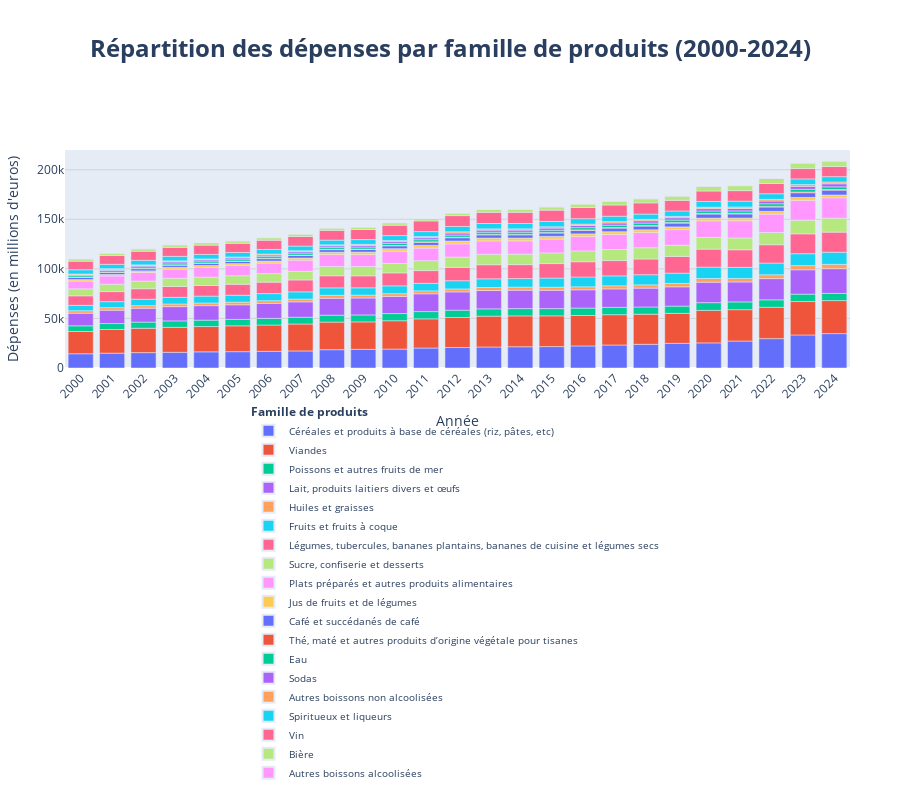

The notebook cell this image was saved under:
### Code cell
# 1. Préparation des données
# Fonction pour nettoyer les nombres
def clean_number(x):
    if isinstance(x, str):
        # Remplacer les espaces insécables et les espaces normaux, puis la virgule par un point
        return float(x.replace('\u202f', '').replace(' ', '').replace(',', '.'))
    return float(x)

# Nettoyage des colonnes numériques
for col in conso_men.columns[1:]:  # Toutes les colonnes sauf la première
    conso_men[col] = conso_men[col].apply(clean_number)

# 2. Création d'un graphique à barres empilées
import plotly.express as px

# Transformer les données pour le format long
df_melted = conso_men.melt(
    id_vars=['Famille de produits'], 
    var_name='Année', 
    value_name='Dépenses'
)

# Création du graphique à barres empilées
fig = px.bar(
    df_melted, 
    x='Année', 
    y='Dépenses', 
    color='Famille de produits',
    title='<b>Répartition des dépenses par famille de produits (2000-2024)</b>',
    labels={'Dépenses': 'Dépenses (en millions d\'euros)'},
    height=800,  # Hauteur augmentée pour accommoder la légende en bas
    width=900   # Largeur augmentée
)

# Améliorer la lisibilité
fig.update_layout(
    xaxis_tickangle=-45,
    legend_title_text='<b>Famille de produits</b>',
    legend=dict(
        orientation="v",  # Légende verticale
        yanchor="top",    # Ancrage en haut
        y=-0.15,          # Position sous le graphique (valeur négative pour descendre)
        xanchor="center", # Centrage horizontal
        x=0.5,            # Position horizontale centrée
        font=dict(size=10),  # Taille de police de la légende
        itemsizing='constant',  # Taille constante des symboles
        itemwidth=30,      # Largeur des items de légende
        traceorder='normal'  # Ordre normal des éléments
    ),
    title=dict(
        y=0.95,          # Position verticale du titre (0-1)
        x=0.5,           # Position horizontale centrée
        xanchor='center', # Ancrage du titre
        yanchor='top'    # Ancrage en haut
    ),
    title_font_size=24,  # Taille du titre augmentée
    font=dict(size=11),  # Taille de police générale
    margin=dict(l=50, r=50, t=150, b=250),  # Marge inférieure augmentée pour la légende
    xaxis=dict(
        title_font=dict(size=14),  # Taille du titre de l'axe X
        tickfont=dict(size=12)     # Taille des étiquettes de l'axe X
    ),
    yaxis=dict(
        title_font=dict(size=14),  # Taille du titre de l'axe Y
        tickfont=dict(size=12)     # Taille des étiquettes de l'axe Y
    )
)

# Désactiver l'affichage des valeurs sur les barres
fig.update_traces(
    texttemplate='',  # Pas de texte sur les barres
    textposition='none'
)

# Ajuster l'espacement entre les barres
fig.update_layout(bargap=0.2)

# Afficher la grille pour une meilleure lisibilité
fig.update_yaxes(showgrid=True, gridwidth=1, gridcolor='LightGrey')

fig.show()

### Figure 1 — Plotly figure (JSON) as saved in the notebook; plotly's stock layout.template omitted (floating-point values rounded to 4 significant figures)
{"data": [{"hovertemplate": "Famille de produits=Céréales et produits à base de céréales (riz, pâtes, etc)<br>Année=%{x}<br>Dépenses (en millions d'euros)=%{y}<extra></extra>", "legendgroup": "Céréales et produits à base de céréales (riz, pâtes, etc)", "marker": {"color": "#636efa", "pattern": {"shape": ""}}, "name": "Céréales et produits à base de céréales (riz, pâtes, etc)", "orientation": "v", "showlegend": true, "textposition": "none", "texttemplate": "", "type": "bar", "x": ["2000", "2001", "2002", "2003", "2004", "2005", "2006", "2007", "2008", "2009", "2010", "2011", "2012", "2013", "2014", "2015", "2016", "2017", "2018", "2019", "2020", "2021", "2022", "2023", "2024"], "xaxis": "x", "y": [14370.0, 14980.0, 15510.0, 15840.0, 16300.0, 16480.0, 16810.0, 17210.0, 18480.0, 18820.0, 19080.0, 20150.0, 20670.0, 21180.0, 21440.0, 21600.0, 22240.0, 23190.0, 23890.0, 24870.0, 25310.0, 27200.0, 29620.0, 33310.0, 34690.0], "yaxis": "y"}, {"hovertemplate": "Famille de produits=Viandes<br>Année=%{x}<br>Dépenses (en millions d'euros)=%{y}<extra></extra>", "legendgroup": "Viandes", "marker": {"color": "#EF553B", "pattern": {"shape": ""}}, "name": "Viandes", "orientation": "v", "showlegend": true, "textposition": "none", "texttemplate": "", "type": "bar", "x": ["2000", "2001", "2002", "2003", "2004", "2005", "2006", "2007", "2008", "2009", "2010", "2011", "2012", "2013", "2014", "2015", "2016", "2017", "2018", "2019", "2020", "2021", "2022", "2023", "2024"], "xaxis": "x", "y": [22460.0, 23870.0, 24600.0, 25180.0, 25510.0, 26060.0, 26550.0, 27160.0, 27830.0, 27690.0, 28610.0, 29450.0, 30300.0, 31100.0, 31110.0, 30990.0, 30720.0, 30570.0, 30390.0, 30260.0, 32810.0, 31620.0, 31630.0, 33720.0, 33310.0], "yaxis": "y"}, {"hovertemplate": "Famille de produits=Poissons et autres fruits de mer <br>Année=%{x}<br>Dépenses (en millions d'euros)=%{y}<extra></extra>", "legendgroup": "Poissons et autres fruits de mer ", "marker": {"color": "#00cc96", "pattern": {"shape": ""}}, "name": "Poissons et autres fruits de mer ", "orientation": "v", "showlegend": true, "textposition": "none", "texttemplate": "", "type": "bar", "x": ["2000", "2001", "2002", "2003", "2004", "2005", "2006", "2007", "2008", "2009", "2010", "2011", "2012", "2013", "2014", "2015", "2016", "2017", "2018", "2019", "2020", "2021", "2022", "2023", "2024"], "xaxis": "x", "y": [5742.0, 6009.0, 6216.0, 6488.0, 6472.0, 6459.0, 6713.0, 6863.0, 6944.0, 7027.0, 7255.0, 7317.0, 7346.0, 7362.0, 7337.0, 7307.0, 7485.0, 7408.0, 7271.0, 7309.0, 7783.0, 7837.0, 7513.0, 7502.0, 7301.0], "yaxis": "y"}, {"hovertemplate": "Famille de produits=Lait, produits laitiers divers et œufs <br>Année=%{x}<br>Dépenses (en millions d'euros)=%{y}<extra></extra>", "legendgroup": "Lait, produits laitiers divers et œufs ", "marker": {"color": "#ab63fa", "pattern": {"shape": ""}}, "name": "Lait, produits laitiers divers et œufs ", "orientation": "v", "showlegend": true, "textposition": "none", "texttemplate": "", "type": "bar", "x": ["2000", "2001", "2002", "2003", "2004", "2005", "2006", "2007", "2008", "2009", "2010", "2011", "2012", "2013", "2014", "2015", "2016", "2017", "2018", "2019", "2020", "2021", "2022", "2023", "2024"], "xaxis": "x", "y": [12650.0, 13420.0, 13930.0, 14390.0, 14630.0, 14750.0, 14990.0, 15490.0, 17080.0, 17060.0, 17240.0, 17920.0, 18440.0, 18490.0, 18580.0, 18520.0, 18410.0, 18610.0, 19010.0, 19440.0, 20620.0, 20120.0, 21390.0, 24540.0, 24890.0], "yaxis": "y"}, {"hovertemplate": "Famille de produits=Huiles et graisses <br>Année=%{x}<br>Dépenses (en millions d'euros)=%{y}<extra></extra>", "legendgroup": "Huiles et graisses ", "marker": {"color": "#FFA15A", "pattern": {"shape": ""}}, "name": "Huiles et graisses ", "orientation": "v", "showlegend": true, "textposition": "none", "texttemplate": "", "type": "bar", "x": ["2000", "2001", "2002", "2003", "2004", "2005", "2006", "2007", "2008", "2009", "2010", "2011", "2012", "2013", "2014", "2015", "2016", "2017", "2018", "2019", "2020", "2021", "2022", "2023", "2024"], "xaxis": "x", "y": [2575.0, 2620.0, 2641.0, 2660.0, 2673.0, 2680.0, 2786.0, 2751.0, 2980.0, 2907.0, 2777.0, 2940.0, 2994.0, 3067.0, 3095.0, 3093.0, 3050.0, 3152.0, 3307.0, 3425.0, 3755.0, 3538.0, 3900.0, 4211.0, 4338.0], "yaxis": "y"}, {"hovertemplate": "Famille de produits=Fruits et fruits à coque <br>Année=%{x}<br>Dépenses (en millions d'euros)=%{y}<extra></extra>", "legendgroup": "Fruits et fruits à coque ", "marker": {"color": "#19d3f3", "pattern": {"shape": ""}}, "name": "Fruits et fruits à coque ", "orientation": "v", "showlegend": true, "textposition": "none", "texttemplate": "", "type": "bar", "x": ["2000", "2001", "2002", "2003", "2004", "2005", "2006", "2007", "2008", "2009", "2010", "2011", "2012", "2013", "2014", "2015", "2016", "2017", "2018", "2019", "2020", "2021", "2022", "2023", "2024"], "xaxis": "x", "y": [5395.0, 6026.0, 6478.0, 6708.0, 6917.0, 6994.0, 7196.0, 7335.0, 7524.0, 7375.0, 7896.0, 7669.0, 8284.0, 8744.0, 8643.0, 9207.0, 9898.0, 9991.0, 10250.0, 10370.0, 11490.0, 11200.0, 11800.0, 12040.0, 12240.0], "yaxis": "y"}, {"hovertemplate": "Famille de produits=Légumes, tubercules, bananes plantains, bananes de cuisine et légumes secs <br>Année=%{x}<br>Dépenses (en millions d'euros)=%{y}<extra></extra>", "legendgroup": "Légumes, tubercules, bananes plantains, bananes de cuisine et légumes secs ", "marker": {"color": "#FF6692", "pattern": {"shape": ""}}, "name": "Légumes, tubercules, bananes plantains, bananes de cuisine et légumes secs ", "orientation": "v", "showlegend": true, "textposition": "none", "texttemplate": "", "type": "bar", "x": ["2000", "2001", "2002", "2003", "2004", "2005", "2006", "2007", "2008", "2009", "2010", "2011", "2012", "2013", "2014", "2015", "2016", "2017", "2018", "2019", "2020", "2021", "2022", "2023", "2024"], "xaxis": "x", "y": [9613.0, 10140.0, 10600.0, 10940.0, 10710.0, 11040.0, 11530.0, 11990.0, 12170.0, 12050.0, 13080.0, 12810.0, 13460.0, 14180.0, 14050.0, 14600.0, 15350.0, 15420.0, 15820.0, 16840.0, 18120.0, 17700.0, 18440.0, 20000.0, 20280.0], "yaxis": "y"}, {"hovertemplate": "Famille de produits=Sucre, confiserie et desserts <br>Année=%{x}<br>Dépenses (en millions d'euros)=%{y}<extra></extra>", "legendgroup": "Sucre, confiserie et desserts ", "marker": {"color": "#B6E880", "pattern": {"shape": ""}}, "name": "Sucre, confiserie et desserts ", "orientation": "v", "showlegend": true, "textposition": "none", "texttemplate": "", "type": "bar", "x": ["2000", "2001", "2002", "2003", "2004", "2005", "2006", "2007", "2008", "2009", "2010", "2011", "2012", "2013", "2014", "2015", "2016", "2017", "2018", "2019", "2020", "2021", "2022", "2023", "2024"], "xaxis": "x", "y": [7049.0, 7411.0, 7704.0, 8280.0, 8501.0, 8587.0, 8642.0, 8743.0, 9368.0, 9471.0, 9596.0, 10050.0, 10420.0, 10600.0, 10590.0, 10810.0, 10950.0, 11200.0, 11380.0, 11380.0, 11910.0, 11930.0, 12400.0, 13780.0, 14100.0], "yaxis": "y"}, {"hovertemplate": "Famille de produits=Plats préparés et autres produits alimentaires <br>Année=%{x}<br>Dépenses (en millions d'euros)=%{y}<extra></extra>", "legendgroup": "Plats préparés et autres produits alimentaires ", "marker": {"color": "#FF97FF", "pattern": {"shape": ""}}, "name": "Plats préparés et autres produits alimentaires ", "orientation": "v", "showlegend": true, "textposition": "none", "texttemplate": "", "type": "bar", "x": ["2000", "2001", "2002", "2003", "2004", "2005", "2006", "2007", "2008", "2009", "2010", "2011", "2012", "2013", "2014", "2015", "2016", "2017", "2018", "2019", "2020", "2021", "2022", "2023", "2024"], "xaxis": "x", "y": [7891.0, 8307.0, 8721.0, 9268.0, 9893.0, 10260.0, 10650.0, 11220.0, 12040.0, 12000.0, 12300.0, 12660.0, 13320.0, 13430.0, 13440.0, 13900.0, 14440.0, 15110.0, 15280.0, 15670.0, 16630.0, 17410.0, 18550.0, 20070.0, 20530.0], "yaxis": "y"}, {"hovertemplate": "Famille de produits=Jus de fruits et de légumes <br>Année=%{x}<br>Dépenses (en millions d'euros)=%{y}<extra></extra>", "legendgroup": "Jus de fruits et de légumes ", "marker": {"color": "#FECB52", "pattern": {"shape": ""}}, "name": "Jus de fruits et de légumes ", "orientation": "v", "showlegend": true, "textposition": "none", "texttemplate": "", "type": "bar", "x": ["2000", "2001", "2002", "2003", "2004", "2005", "2006", "2007", "2008", "2009", "2010", "2011", "2012", "2013", "2014", "2015", "2016", "2017", "2018", "2019", "2020", "2021", "2022", "2023", "2024"], "xaxis": "x", "y": [1451.0, 1528.0, 1587.0, 1763.0, 1804.0, 1946.0, 2012.0, 2162.0, 2356.0, 2488.0, 2542.0, 2732.0, 2861.0, 2856.0, 2760.0, 2744.0, 2728.0, 2812.0, 2811.0, 2777.0, 2758.0, 2681.0, 2795.0, 2899.0, 2817.0], "yaxis": "y"}, {"hovertemplate": "Famille de produits=Café et succédanés de café <br>Année=%{x}<br>Dépenses (en millions d'euros)=%{y}<extra></extra>", "legendgroup": "Café et succédanés de café ", "marker": {"color": "#636efa", "pattern": {"shape": ""}}, "name": "Café et succédanés de café ", "orientation": "v", "showlegend": true, "textposition": "none", "texttemplate": "", "type": "bar", "x": ["2000", "2001", "2002", "2003", "2004", "2005", "2006", "2007", "2008", "2009", "2010", "2011", "2012", "2013", "2014", "2015", "2016", "2017", "2018", "2019", "2020", "2021", "2022", "2023", "2024"], "xaxis": "x", "y": [2147.0, 2155.0, 2185.0, 2214.0, 2198.0, 2244.0, 2423.0, 2539.0, 2614.0, 2683.0, 2817.0, 3109.0, 3317.0, 3267.0, 3251.0, 3381.0, 3484.0, 3653.0, 3745.0, 3794.0, 4079.0, 4136.0, 4347.0, 4731.0, 4862.0], "yaxis": "y"}, {"hovertemplate": "Famille de produits=Thé, maté et autres produits d’origine végétale pour tisanes <br>Année=%{x}<br>Dépenses (en millions d'euros)=%{y}<extra></extra>", "legendgroup": "Thé, maté et autres produits d’origine végétale pour tisanes ", "marker": {"color": "#EF553B", "pattern": {"shape": ""}}, "name": "Thé, maté et autres produits d’origine végétale pour tisanes ", "orientation": "v", "showlegend": true, "textposition": "none", "texttemplate": "", "type": "bar", "x": ["2000", "2001", "2002", "2003", "2004", "2005", "2006", "2007", "2008", "2009", "2010", "2011", "2012", "2013", "2014", "2015", "2016", "2017", "2018", "2019", "2020", "2021", "2022", "2023", "2024"], "xaxis": "x", "y": [321.0, 322.0, 327.0, 331.0, 329.0, 335.0, 362.0, 379.0, 391.0, 401.0, 421.0, 465.0, 496.0, 488.0, 486.0, 505.0, 521.0, 546.0, 560.0, 567.0, 610.0, 618.0, 650.0, 707.0, 727.0], "yaxis": "y"}, {"hovertemplate": "Famille de produits=Eau <br>Année=%{x}<br>Dépenses (en millions d'euros)=%{y}<extra></extra>", "legendgroup": "Eau ", "marker": {"color": "#00cc96", "pattern": {"shape": ""}}, "name": "Eau ", "orientation": "v", "showlegend": true, "textposition": "none", "texttemplate": "", "type": "bar", "x": ["2000", "2001", "2002", "2003", "2004", "2005", "2006", "2007", "2008", "2009", "2010", "2011", "2012", "2013", "2014", "2015", "2016", "2017", "2018", "2019", "2020", "2021", "2022", "2023", "2024"], "xaxis": "x", "y": [1531.0, 1615.0, 1684.0, 1926.0, 1970.0, 2013.0, 2043.0, 2081.0, 2001.0, 2017.0, 2049.0, 2157.0, 2184.0, 2164.0, 2159.0, 2271.0, 2292.0, 2417.0, 2503.0, 2500.0, 2503.0, 2434.0, 2610.0, 2704.0, 2660.0], "yaxis": "y"}, {"hovertemplate": "Famille de produits=Sodas<br>Année=%{x}<br>Dépenses (en millions d'euros)=%{y}<extra></extra>", "legendgroup": "Sodas", "marker": {"color": "#ab63fa", "pattern": {"shape": ""}}, "name": "Sodas", "orientation": "v", "showlegend": true, "textposition": "none", "texttemplate": "", "type": "bar", "x": ["2000", "2001", "2002", "2003", "2004", "2005", "2006", "2007", "2008", "2009", "2010", "2011", "2012", "2013", "2014", "2015", "2016", "2017", "2018", "2019", "2020", "2021", "2022", "2023", "2024"], "xaxis": "x", "y": [1020.0, 1110.0, 1163.0, 1306.0, 1319.0, 1328.0, 1389.0, 1494.0, 1566.0, 1699.0, 1813.0, 1942.0, 2076.0, 2142.0, 2152.0, 2218.0, 2205.0, 2237.0, 2296.0, 2336.0, 2388.0, 2487.0, 2812.0, 3065.0, 3046.0], "yaxis": "y"}, {"hovertemplate": "Famille de produits=Autres boissons non alcoolisées <br>Année=%{x}<br>Dépenses (en millions d'euros)=%{y}<extra></extra>", "legendgroup": "Autres boissons non alcoolisées ", "marker": {"color": "#FFA15A", "pattern": {"shape": ""}}, "name": "Autres boissons non alcoolisées ", "orientation": "v", "showlegend": true, "textposition": "none", "texttemplate": "", "type": "bar", "x": ["2000", "2001", "2002", "2003", "2004", "2005", "2006", "2007", "2008", "2009", "2010", "2011", "2012", "2013", "2014", "2015", "2016", "2017", "2018", "2019", "2020", "2021", "2022", "2023", "2024"], "xaxis": "x", "y": [611.0, 662.0, 693.0, 778.0, 786.0, 798.0, 833.0, 896.0, 943.0, 1020.0, 1084.0, 1161.0, 1239.0, 1274.0, 1275.0, 1310.0, 1302.0, 1323.0, 1355.0, 1374.0, 1402.0, 1451.0, 1630.0, 1771.0, 1757.0], "yaxis": "y"}, {"hovertemplate": "Famille de produits=Spiritueux et liqueurs <br>Année=%{x}<br>Dépenses (en millions d'euros)=%{y}<extra></extra>", "legendgroup": "Spiritueux et liqueurs ", "marker": {"color": "#19d3f3", "pattern": {"shape": ""}}, "name": "Spiritueux et liqueurs ", "orientation": "v", "showlegend": true, "textposition": "none", "texttemplate": "", "type": "bar", "x": ["2000", "2001", "2002", "2003", "2004", "2005", "2006", "2007", "2008", "2009", "2010", "2011", "2012", "2013", "2014", "2015", "2016", "2017", "2018", "2019", "2020", "2021", "2022", "2023", "2024"], "xaxis": "x", "y": [4290.0, 4413.0, 4569.0, 4542.0, 4578.0, 4572.0, 4674.0, 4691.0, 4703.0, 4822.0, 5016.0, 5060.0, 5377.0, 5390.0, 5402.0, 5441.0, 5524.0, 5440.0, 5369.0, 5463.0, 5803.0, 5923.0, 5675.0, 5675.0, 5459.0], "yaxis": "y"}, {"hovertemplate": "Famille de produits=Vin<br>Année=%{x}<br>Dépenses (en millions d'euros)=%{y}<extra></extra>", "legendgroup": "Vin", "marker": {"color": "#FF6692", "pattern": {"shape": ""}}, "name": "Vin", "orientation": "v", "showlegend": true, "textposition": "none", "texttemplate": "", "type": "bar", "x": ["2000", "2001", "2002", "2003", "2004", "2005", "2006", "2007", "2008", "2009", "2010", "2011", "2012", "2013", "2014", "2015", "2016", "2017", "2018", "2019", "2020", "2021", "2022", "2023", "2024"], "xaxis": "x", "y": [8617.0, 8878.0, 9157.0, 9064.0, 9344.0, 9198.0, 9263.0, 9615.0, 9871.0, 10170.0, 10440.0, 10750.0, 10910.0, 11270.0, 11270.0, 11320.0, 11290.0, 11310.0, 11310.0, 10700.0, 10550.0, 10600.0, 10400.0, 10450.0, 10230.0], "yaxis": "y"}, {"hovertemplate": "Famille de produits=Bière <br>Année=%{x}<br>Dépenses (en millions d'euros)=%{y}<extra></extra>", "legendgroup": "Bière ", "marker": {"color": "#B6E880", "pattern": {"shape": ""}}, "name": "Bière ", "orientation": "v", "showlegend": true, "textposition": "none", "texttemplate": "", "type": "bar", "x": ["2000", "2001", "2002", "2003", "2004", "2005", "2006", "2007", "2008", "2009", "2010", "2011", "2012", "2013", "2014", "2015", "2016", "2017", "2018", "2019", "2020", "2021", "2022", "2023", "2024"], "xaxis": "x", "y": [2301.0, 2338.0, 2416.0, 2566.0, 2496.0, 2478.0, 2498.0, 2470.0, 2298.0, 2386.0, 2473.0, 2388.0, 2473.0, 2864.0, 3042.0, 3251.0, 3454.0, 3749.0, 4061.0, 4253.0, 4708.0, 4937.0, 5055.0, 5366.0, 5354.0], "yaxis": "y"}, {"hovertemplate": "Famille de produits=Autres boissons alcoolisées <br>Année=%{x}<br>Dépenses (en millions d'euros)=%{y}<extra></extra>", "legendgroup": "Autres boissons alcoolisées ", "marker": {"color": "#FF97FF", "pattern": {"shape": ""}}, "name": "Autres boissons alcoolisées ", "orientation": "v", "showlegend": true, "textposition": "none", "texttemplate": "", "type": "bar", "x": ["2000", "2001", "2002", "2003", "2004", "2005", "2006", "2007", "2008", "2009", "2010", "2011", "2012", "2013", "2014", "2015", "2016", "2017", "2018", "2019", "2020", "2021", "2022", "2023", "2024"], "xaxis": "x", "y": [149.0, 152.0, 157.0, 164.0, 162.0, 161.0, 164.0, 163.0, 156.0, 162.0, 169.0, 166.0, 172.0, 191.0, 200.0, 211.0, 223.0, 237.0, 251.0, 262.0, 288.0, 301.0, 304.0, 319.0, 316.0], "yaxis": "y"}], "layout": {"bargap": 0.2, "barmode": "relative", "font": {"size": 11}, "height": 800, "legend": {"font": {"size": 10}, "itemsizing": "constant", "itemwidth": 30, "orientation": "v", "title": {"text": "<b>Famille de produits</b>"}, "tracegroupgap": 0, "traceorder": "normal", "x": 0.5, "xanchor": "center", "y": -0.15, "yanchor": "top"}, "margin": {"b": 250, "l": 50, "r": 50, "t": 150}, "title": {"font": {"size": 24}, "text": "<b>Répartition des dépenses par famille de produits (2000-2024)</b>", "x": 0.5, "xanchor": "center", "y": 0.95, "yanchor": "top"}, "width": 900, "xaxis": {"anchor": "y", "domain": [0, 1], "tickangle": -45, "tickfont": {"size": 12}, "title": {"font": {"size": 14}, "text": "Année"}}, "yaxis": {"anchor": "x", "domain": [0, 1], "gridcolor": "LightGrey", "gridwidth": 1, "showgrid": true, "tickfont": {"size": 12}, "title": {"font": {"size": 14}, "text": "Dépenses (en millions d'euros)"}}}}
